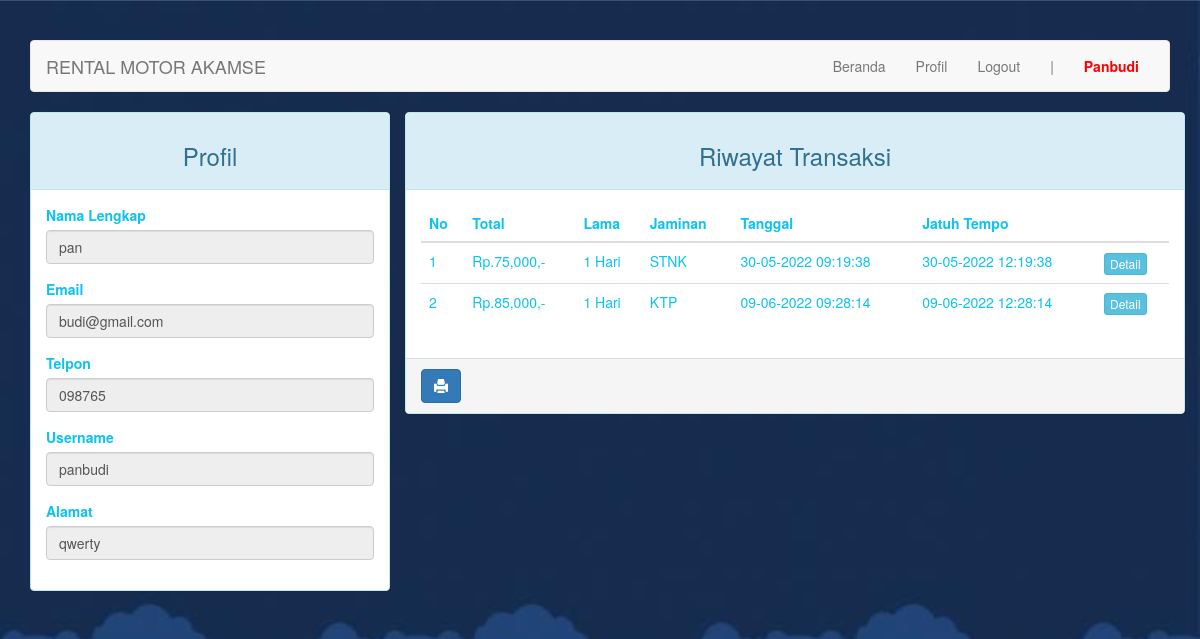
Screenshot of /index.php?page=profil (signed in) with the database file from the repository.
### tables this page shows
CREATE TABLE `pelanggan` (
  `id_pelanggan` int(11) NOT NULL,
  `no_ktp` char(16) NOT NULL,
  `nama` varchar(30) NOT NULL,
  `email` varchar(30) NOT NULL,
  `no_telp` char(12) NOT NULL,
  `alamat` varchar(50) DEFAULT NULL,
  `username` varchar(10) NOT NULL,
  `password` varchar(32) NOT NULL
);

CREATE TABLE `transaksi` (
  `id_transaksi` int(11) NOT NULL,
  `id_pelanggan` int(11) NOT NULL,
  `id_motor` int(11) NOT NULL,
  `tgl_sewa` datetime NOT NULL,
  `tgl_ambil` datetime DEFAULT NULL,
  `tgl_kembali` datetime DEFAULT NULL,
  `lama` tinyint(1) NOT NULL,
  `total_harga` varchar(11) NOT NULL,
  `status` enum('0','1') NOT NULL,
  `jaminan` varchar(30) NOT NULL,
  `denda` int(7) DEFAULT 0,
  `jatuh_tempo` datetime NOT NULL,
  `konfirmasi` enum('0','1') DEFAULT NULL,
  `pembatalan` enum('0','1') DEFAULT NULL
);

### pelanggan/profil.php (the view, shortened to what this page needs)
<div class="row">
  <div class="col-md-4 hidden-print">
    <div class="panel panel-info">
        <div class="panel-heading"><h3 class="text-center">Profil</h3></div>
        <div class="panel-body">
            <?php if (isset($_SESSION["pelanggan"])): ?>
                <?php $id = $_SESSION["pelanggan"]["id"]; if ($query = $connection->query("SELECT * FROM pelanggan WHERE id_pelanggan=$id")): ?>
                    <?php while ($data = $query->fetch_assoc()): ?>
                        <form>
                            <div class="form-group">
                                <label for="nama">Nama Lengkap</label>
                                <input disabled="on" type="text" name="nama" class="form-control" value="<?=$data['nama']?>">
                            </div>
                            <div class="form-group">
                                <label for="email">Email</label>
                                <input disabled="on" type="email" name="email" class="form-control" value="<?=$data['email']?>">
                            </div>
                            <div class="form-group">
                                <label for="no_telp">Telpon</label>
                                <input disabled="on" type="text" name="no_telp" class="form-control" value="<?=$data['no_telp']?>">
                            </div>
                            <div class="form-group">
                                <label for="username">Username</label>
                                <input disabled="on" type="text" name="username" class="form-control" value="<?=$data['username']?>">
                            </div>
                            <div class="form-group">
                                <label for="alamat">Alamat</label>
                                <input disabled="on" type="text" name="alamat" class="form-control" value="<?=$data['alamat']?>">
                            </div>
                        </form>
                    <?php endwhile ?>
                <?php endif ?>
            <?php endif ?>
        </div>
    </div>
  </div>
  <div class="col-md-8">
    <div class="row">
        <div class="panel panel-info">
          <div class="panel-heading"><h3 class="text-center">Riwayat Transaksi</h3></div>
          <div class="panel-body">
            <?php if ($query = $connection->query("SELECT * FROM transaksi WHERE id_pelanggan=$id")): ?>
                <?php $no = 1; ?>
                <table class="table table-hover">
                    <thead>
                        <tr>
                            <th>No</th>
                            <th>Total</th>
                            <th>Lama</th>
                            <th>Jaminan</th>
                            <th>Tanggal</th>
                            <th>Jatuh Tempo</th>
                            <th class="hidden-print"></th>
                        </tr>
                    </thead>
                    <tbody>
                        <?php while ($data = $query->fetch_assoc()): ?>
                            <tr>
                                <td><?=$no++?></td>
                                <td>Rp.<?=number_format($data['total_harga'])?>,-</td>
                                <td><?=$data['lama']?> Hari</td>
                                <td><?=$data['jaminan']?></td>
                                <td><?=date("d-m-Y H:i:s", strtotime($data['tgl_sewa']))?></td>
                                <td><?=date("d-m-Y H:i:s", strtotime($data['jatuh_tempo']))?></td>
                                <td class="hidden-print">
                                  <div class="btn-group">
                                      <a href="?page=detail&id=<?= $data['id_transaksi'] ?>" class="btn btn-info btn-xs">Detail</a>
                                  </div>
                                </td>
                            </tr>
                        <?php endwhile ?>
                    </tbody>
                </table>
            <?php endif ?>
          </div>
          <div class="panel-footer hidden-print ">
              <a onClick="window.print();return false" class="btn btn-primary"><i class="glyphicon glyphicon-print"></i></a>
          </div>
        </div>
    </div>
        </div>
    </div>
  </div>
</div>

### index.php (style rules this page uses)
body { margin-top: 40px; background-image:url(assets/img/bk.jpeg); background-size:cover; }

### rows the page displays
pelanggan: nama "pan", email "budi@gmail.com", no_telp "098765", username "panbudi", alamat "qwerty"
transaksi: total_harga "75,000", lama "1", jaminan "STNK", tgl_sewa "30-05-2022 09:19:38", jatuh_tempo "30-05-2022 12:19:38"
transaksi: total_harga "85,000", lama "1", jaminan "KTP", tgl_sewa "09-06-2022 09:28:14", jatuh_tempo "09-06-2022 12:28:14"

### other values shown
$_SESSION["pelanggan"]["username"] "Panbudi"
